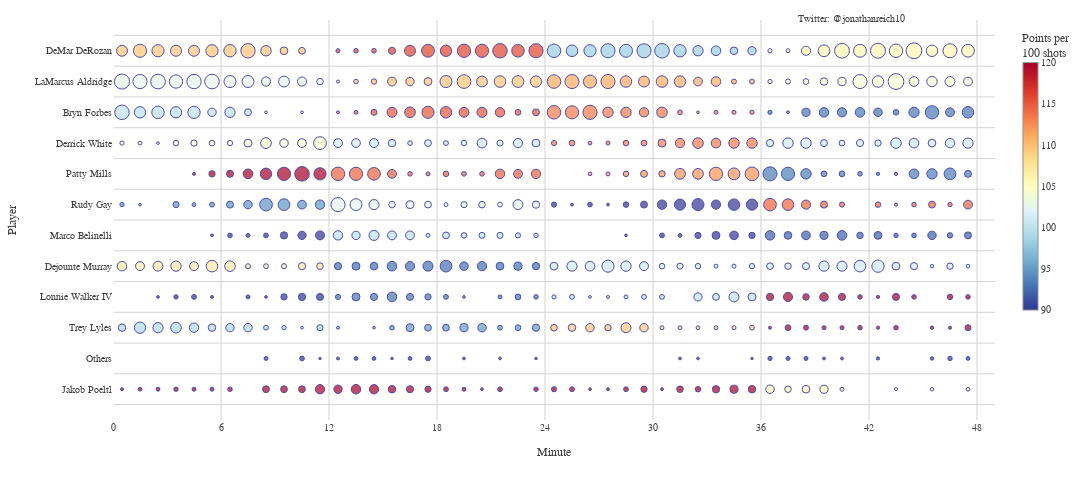

The notebook cell this image was saved under:
### Code cell
def clean_chart_format(fig):
    fig.update_layout(
        paper_bgcolor="white",
        plot_bgcolor="white",
        annotations=[
            go.layout.Annotation(
                x=0.9,
                y=1.02,
                showarrow=False,
                text="Twitter: @jonathanreich10",
                xref="paper",
                yref="paper",
                textangle=0
            ),
        ],
        font=dict(
            family="Arial, Tahoma, Helvetica",
            size=10,
            color="#404040"
        ),
        margin=dict(
            t=20
        )
    )
    fig.update_traces(marker=dict(line=dict(width=1, color='Navy')),
                      selector=dict(mode='markers'))
    fig.update_coloraxes(
        colorbar=dict(
            thicknessmode="pixels", thickness=15,
            outlinewidth=1,
            outlinecolor='#909090',
            lenmode="pixels", len=300,
            yanchor="top",
            y=1,
        ))
    fig.update_yaxes(showgrid=True, gridwidth=1, tickson='boundaries', gridcolor='LightGray', fixedrange=True)
    fig.update_xaxes(showgrid=True, gridwidth=1, gridcolor='LightGray', fixedrange=True)
    return True


def make_shot_dist_chart(input_df, color_continuous_scale=None, size_col='shots_count', col_col='pl_acc', range_color=None):

    max_bubble_size = 15
    if color_continuous_scale is None:
        color_continuous_scale = px.colors.diverging.RdYlBu_r
    if range_color is None:
        range_color = [min(input_df[col_col]), max(input_df[col_col])]

    fig = px.scatter(
        input_df, x='min_mid', y='player', size=size_col,
        color=col_col,
        color_continuous_scale=color_continuous_scale,
        range_color=range_color,
        range_x=[0, 49],
        range_y=[-1, len(input_df.player.unique())],
        hover_name='player', hover_data=['min_start', 'min_end', 'shots_count', 'shots_made', 'shots_freq', 'shots_acc', ],
        render_mode='svg'
    )
    fig.update_coloraxes(colorbar=dict(title='Points per<BR>100 shots'))
    fig.update_traces(marker=dict(sizeref=2. * 30 / (max_bubble_size ** 2)))
    fig.update_yaxes(title="Player")
    fig.update_xaxes(title='Minute', tickvals=list(range(0, 54, 6)))

    return fig


fig = make_shot_dist_chart(
    all_teams_df[all_teams_df.group == 'SAS'], col_col='pl_pps', range_color=[90, 120], size_col='shots_freq')
clean_chart_format(fig)
fig.update_layout(height=500, width=1250)
fig.show()

### Figure 1 — Plotly figure (JSON) as saved in the notebook; plotly's stock layout.template omitted (floating-point values rounded to 4 significant figures; data arrays with more than 128 entries replaced by an {"elided": "..."} marker saying what was removed)
{"data": [{"customdata": {"elided": "576x6 float values"}, "hovertemplate": "<b>%{hovertext}</b><br><br>min_mid=%{x}<br>player=%{y}<br>shots_freq=%{customdata[4]}<br>min_start=%{customdata[0]}<br>min_end=%{customdata[1]}<br>shots_count=%{customdata[2]}<br>shots_made=%{customdata[3]}<br>shots_acc=%{customdata[5]}<br>pl_pps=%{marker.color}<extra></extra>", "hovertext": {"elided": "576 str values"}, "legendgroup": "", "marker": {"color": {"elided": "576 float values"}, "coloraxis": "coloraxis", "line": {"color": "Navy", "width": 1}, "size": {"elided": "576 float values"}, "sizemode": "area", "sizeref": 0.2667, "symbol": "circle"}, "mode": "markers", "name": "", "orientation": "h", "showlegend": false, "type": "scatter", "x": {"elided": "576 float values"}, "xaxis": "x", "y": {"elided": "576 str values"}, "yaxis": "y"}], "layout": {"annotations": [{"showarrow": false, "text": "Twitter: @jonathanreich10", "textangle": 0, "x": 0.9, "xref": "paper", "y": 1.02, "yref": "paper"}], "coloraxis": {"cmax": 120, "cmin": 90, "colorbar": {"len": 300, "lenmode": "pixels", "outlinecolor": "#909090", "outlinewidth": 1, "thickness": 15, "thicknessmode": "pixels", "title": {"text": "Points per<BR>100 shots"}, "y": 1, "yanchor": "top"}, "colorscale": [[0, "rgb(49,54,149)"], [0.1, "rgb(69,117,180)"], [0.2, "rgb(116,173,209)"], [0.3, "rgb(171,217,233)"], [0.4, "rgb(224,243,248)"], [0.5, "rgb(255,255,191)"], [0.6, "rgb(254,224,144)"], [0.7, "rgb(253,174,97)"], [0.8, "rgb(244,109,67)"], [0.9, "rgb(215,48,39)"], [1, "rgb(165,0,38)"]]}, "font": {"color": "#404040", "family": "Arial, Tahoma, Helvetica", "size": 10}, "height": 500, "legend": {"itemsizing": "constant", "tracegroupgap": 0}, "margin": {"t": 20}, "paper_bgcolor": "white", "plot_bgcolor": "white", "width": 1250, "xaxis": {"anchor": "y", "domain": [0, 1], "fixedrange": true, "gridcolor": "LightGray", "gridwidth": 1, "range": [0, 49], "showgrid": true, "tickvals": [0, 6, 12, 18, 24, 30, 36, 42, 48], "title": {"text": "Minute"}}, "yaxis": {"anchor": "x", "domain": [0, 1], "fixedrange": true, "gridcolor": "LightGray", "gridwidth": 1, "range": [-1, 12], "showgrid": true, "tickson": "boundaries", "title": {"text": "Player"}}}}
